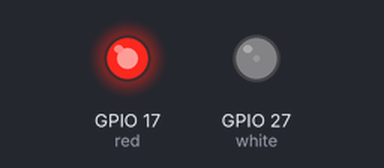
Recording of a program running on a simulated Raspberry Pi (BCM pin numbers). Parts: output pins drawn as LEDs (lit = HIGH).

Above: at 0.05 s.
At 0.9 s:
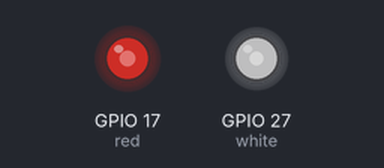
At 1.8 s:
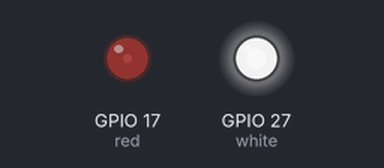
At 3.6 s:
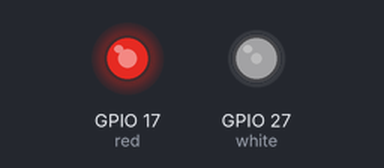
Timing chart, 0 to 5.3 s (numbered marks = the images above):
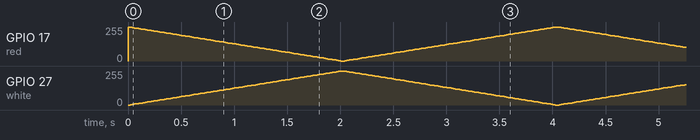

The program:

gpio_pwm2.py
```python
import RPi.GPIO as GPIO # always needed with RPi.GPIO
from time import sleep  # pull in the sleep function from time module

GPIO.setmode(GPIO.BCM)  # choose BCM or BOARD numbering schemes. I use BCM

GPIO.setup(27, GPIO.OUT)# set GPIO 25 as output for white led
GPIO.setup(17, GPIO.OUT)# set GPIO 24 as output for red led

white = GPIO.PWM(27, 100)    # create object white for PWM on port 25 at 100 Hertz
red = GPIO.PWM(17, 100)      # create object red for PWM on port 24 at 100 Hertz

white.start(0)              # start white led on 0 percent duty cycle (off)
red.start(100)              # red fully on (100%)

# now the fun starts, we'll vary the duty cycle to
# dim/brighten the leds, so one is bright while the other is dim

pause_time = 0.02           # you can change this to slow down/speed up

try:
    while True:
        for i in range(0,101):      # 101 because it stops when it finishes 100
            white.ChangeDutyCycle(i)
            red.ChangeDutyCycle((100 - i))
            sleep(pause_time)
        for i in range(100,-1,-1):      # from 100 to zero in steps of -1
            white.ChangeDutyCycle(i)
            red.ChangeDutyCycle((100 - i))
            sleep(pause_time)

except KeyboardInterrupt:
    white.stop()            # stop the white PWM output
    red.stop()              # stop the red PWM output
    GPIO.cleanup()          # clean up GPIO on CTRL+C exit
```
